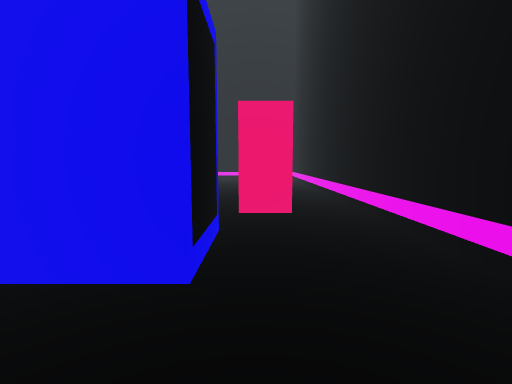
view 1 (above)

16 first-person views from a walk through a 3-D level made in the Unity game engine. The camera is 1.5 m above the floor, tilts 6° down and sees 85° across. The floor is counted in squares, 1 m on a side. Each view is taken from the middle of a square. On the plan, view 1 faces up. The plan holds only what a view shows up to about 14 squares ahead; the rest is blank. The place goes on beyond the plan. The player is left out.

view 2
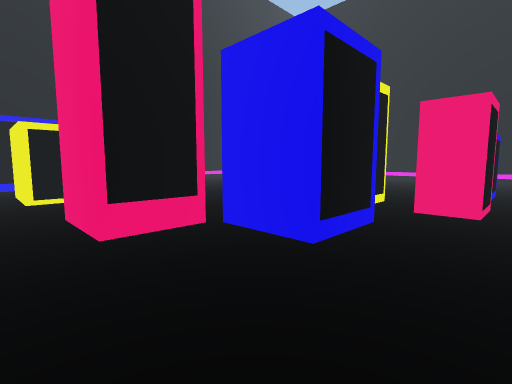

view 3
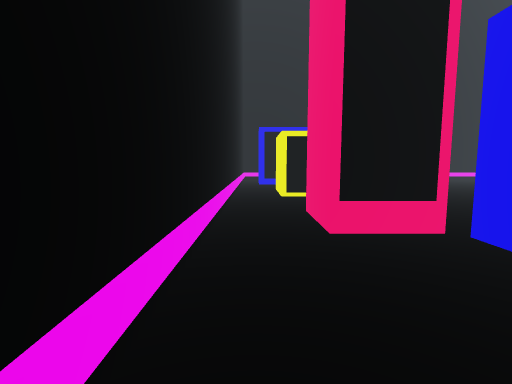

view 4
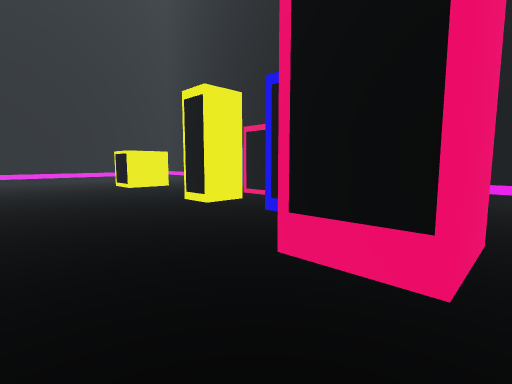

view 5
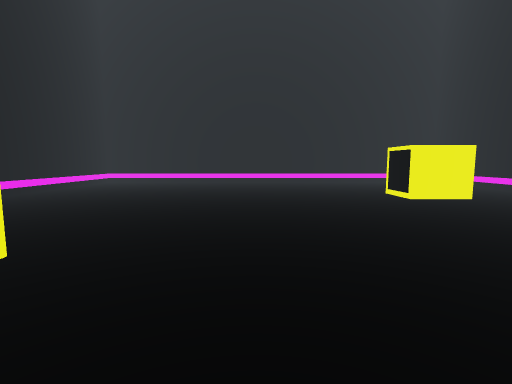

view 6
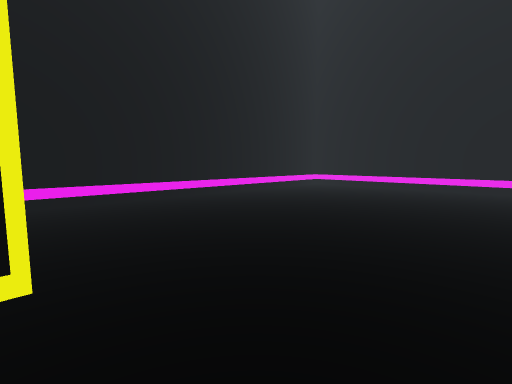

view 7
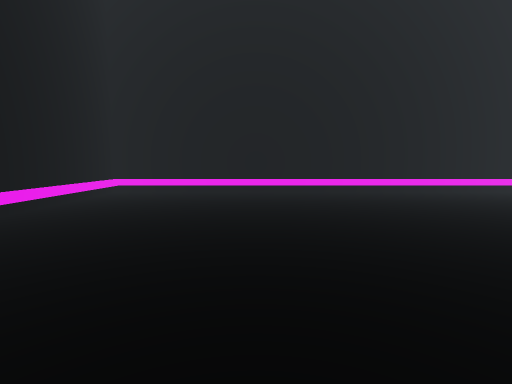

view 8
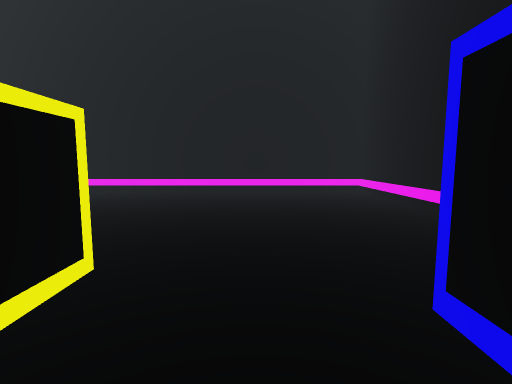

view 9
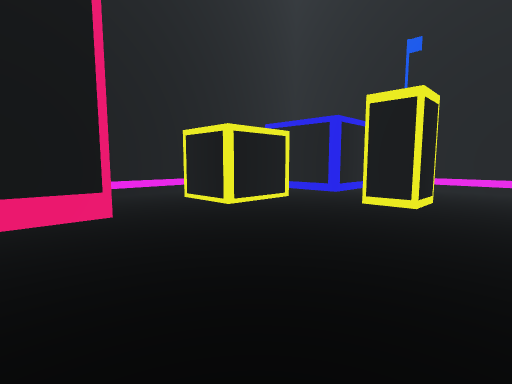

view 10
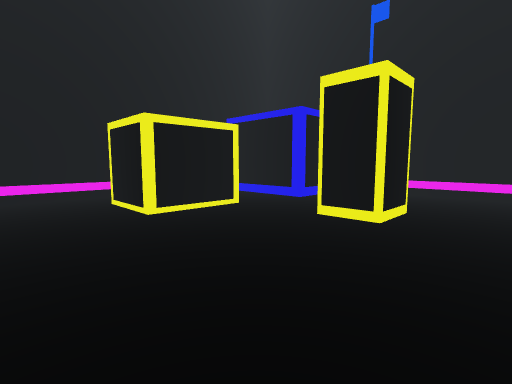

view 11
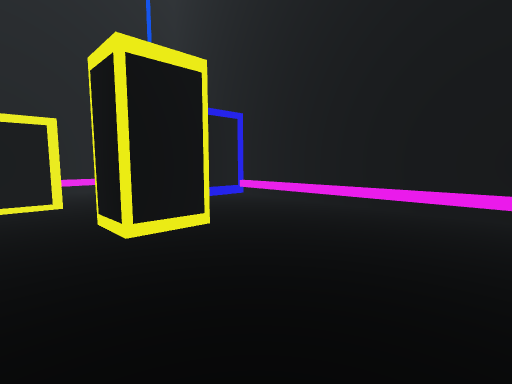

view 12
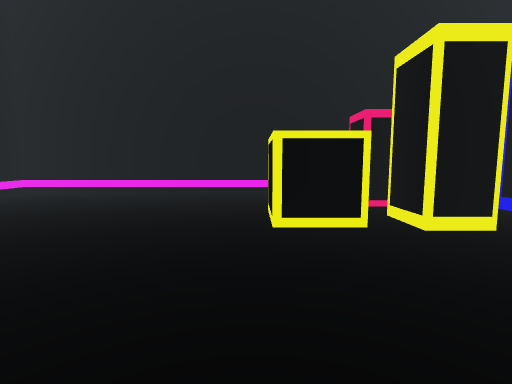

view 13
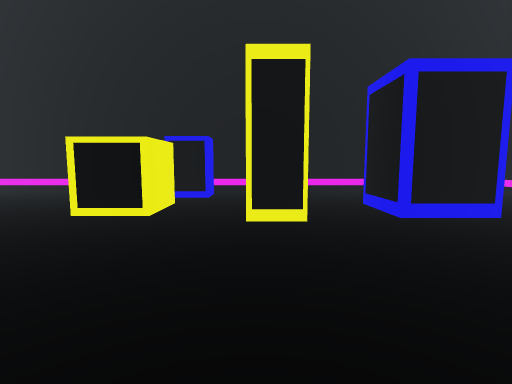

view 14
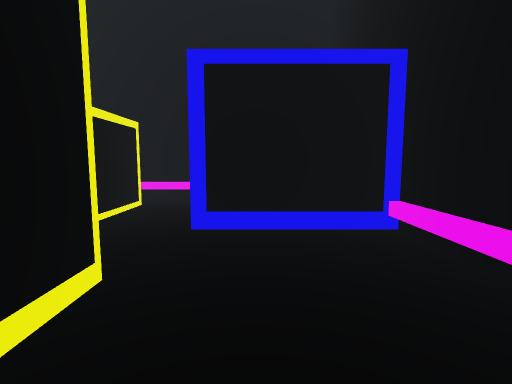

view 15
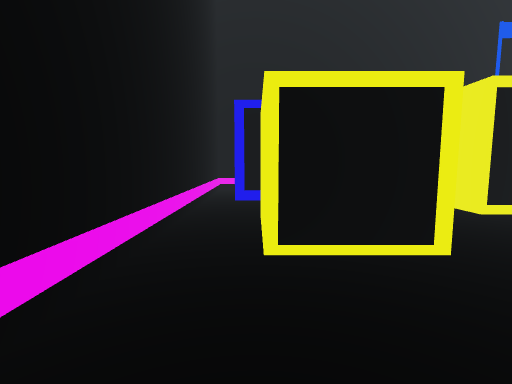

view 16
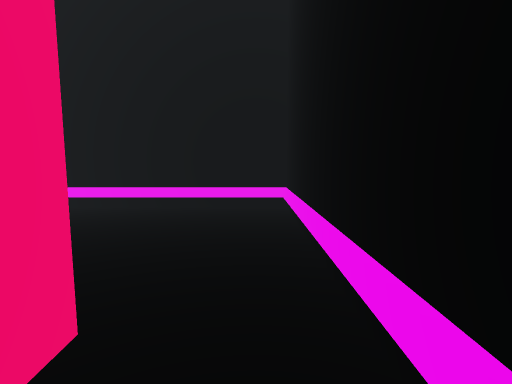

### Floor plan
Key: @ floor where view 1 was taken; # wall or solid block; . floor; T thing the floor can be seen under or through; O other object.
Columns run from 21 left of view 1 to 3 right of it. Each row starts with its distance up from view 1.
 25 #########################
 24 #.......................#
 23 #.......................#
 22 #.......................#
 21 #.......................#
 20 #.......................#
 19 #.......................#
 18 #.......................#
 17 #.......................#
 16 #.......................#
 15 #.......................#
 14 #...............OO......#
 13 #...............OO...OO.#
 12 #...............OO...OO.#
 11 #.......................#
 10 #................###.#O.#
  9 #................O##.##.#
  8 #....###.............##.#
  7 #....O#O................#
  6 #.................##O...#
  5 #.................###...#
  4 ####O.............T #...#
  3    ##..O###....#TTTT#...#
  2     #..## #....###......#
  1     #..#  #....##O......#
  0     #..####..........@..#
 -1     #...................#
 -2     #####################

Positions as (right, up) in squares from view 1, and headings:
1: (0, 0), facing up
2: (2, -1), facing up-left
3: (2, -1), facing left
4: (-10, 0), facing up-right
5: (-10, 4), facing up
6: (-10, 8), facing up-left
7: (-14, 11), facing up
8: (-2, 11), facing up
9: (-4, 11), facing down-left
10: (-7, 11), facing down-left
11: (-12, 14), facing down-left
12: (-10, 14), facing right
13: (-11, 10), facing right
14: (-18, 10), facing down
15: (-6, 0), facing left
16: (-6, -1), facing right
